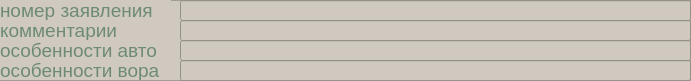
   <widget class="QFrame" name="frame_6">
    <property name="geometry">
     <rect>
      <x>30</x>
      <y>640</y>
      <width>691</width>
      <height>81</height>
     </rect>
    </property>
    <property name="styleSheet">
     <string notr="true">background-color: rgb(208, 201, 192);</string>
    </property>
    <property name="frameShape">
     <enum>QFrame::StyledPanel</enum>
    </property>
    <property name="frameShadow">
     <enum>QFrame::Raised</enum>
    </property>
    <widget class="QLineEdit" name="sings_of_intruder_line">
     <property name="geometry">
      <rect>
       <x>180</x>
       <y>60</y>
       <width>511</width>
       <height>21</height>
      </rect>
     </property>
     <property name="font">
      <font>
       <family>Arial</family>
       <pointsize>14</pointsize>
      </font>
     </property>
     <property name="styleSheet">
      <string notr="true">color: rgb(109, 139, 116);</string>
     </property>
    </widget>
    <widget class="QLabel" name="login_lable_41">
     <property name="geometry">
      <rect>
       <x>0</x>
       <y>60</y>
       <width>171</width>
       <height>20</height>
      </rect>
     </property>
     <property name="font">
      <font>
       <family>Arial</family>
       <pointsize>14</pointsize>
      </font>
     </property>
     <property name="styleSheet">
      <string notr="true">color: rgb(109, 139, 116);</string>
     </property>
     <property name="text">
      <string>особенности вора</string>
     </property>
    </widget>
    <widget class="QLabel" name="login_lable_43">
     <property name="geometry">
      <rect>
       <x>0</x>
       <y>40</y>
       <width>171</width>
       <height>20</height>
      </rect>
     </property>
     <property name="font">
      <font>
       <family>Arial</family>
       <pointsize>14</pointsize>
      </font>
     </property>
     <property name="styleSheet">
      <string notr="true">color: rgb(109, 139, 116);</string>
     </property>
     <property name="text">
      <string>особенности авто</string>
     </property>
    </widget>
    <widget class="QLabel" name="login_lable_28">
     <property name="geometry">
      <rect>
       <x>0</x>
       <y>0</y>
       <width>171</width>
       <height>20</height>
      </rect>
     </property>
     <property name="font">
      <font>
       <family>Arial</family>
       <pointsize>14</pointsize>
      </font>
     </property>
     <property name="styleSheet">
      <string notr="true">color: rgb(109, 139, 116);</string>
     </property>
     <property name="text">
      <string>номер заявления</string>
     </property>
    </widget>
    <widget class="QLineEdit" name="comments_line">
     <property name="geometry">
      <rect>
       <x>180</x>
       <y>20</y>
       <width>511</width>
       <height>21</height>
      </rect>
     </property>
     <property name="font">
      <font>
       <family>Arial</family>
       <pointsize>14</pointsize>
      </font>
     </property>
     <property name="styleSheet">
      <string notr="true">color: rgb(109, 139, 116);</string>
     </property>
    </widget>
    <widget class="QLabel" name="login_lable_48">
     <property name="geometry">
      <rect>
       <x>0</x>
       <y>20</y>
       <width>171</width>
       <height>20</height>
      </rect>
     </property>
     <property name="font">
      <font>
       <family>Arial</family>
       <pointsize>14</pointsize>
      </font>
     </property>
     <property name="styleSheet">
      <string notr="true">color: rgb(109, 139, 116);</string>
     </property>
     <property name="text">
      <string>комментарии</string>
     </property>
    </widget>
    <widget class="QLineEdit" name="id_statement_line_de">
     <property name="geometry">
      <rect>
       <x>180</x>
       <y>0</y>
       <width>511</width>
       <height>21</height>
      </rect>
     </property>
     <property name="font">
      <font>
       <family>Arial</family>
       <pointsize>14</pointsize>
      </font>
     </property>
     <property name="styleSheet">
      <string notr="true">color: rgb(109, 139, 116);</string>
     </property>
    </widget>
    <widget class="QLineEdit" name="sings_of_car_line">
     <property name="geometry">
      <rect>
       <x>180</x>
       <y>40</y>
       <width>511</width>
       <height>21</height>
      </rect>
     </property>
     <property name="font">
      <font>
       <family>Arial</family>
       <pointsize>14</pointsize>
      </font>
     </property>
     <property name="styleSheet">
      <string notr="true">color: rgb(109, 139, 116);</string>
     </property>
    </widget>
   </widget>
